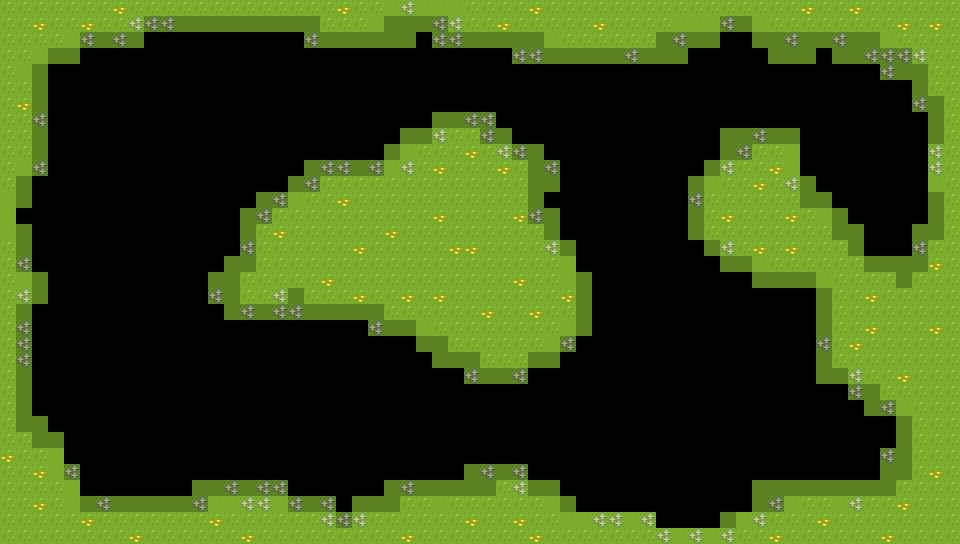

This is a level from a 2D game, rendered from its Tiled map with the project's own tilesets. A one-line summary and the map file follow, with tile-layer data summarised:
An orthogonal 60x34 tile map with 16x16 px tiles, 3 tile layers (Tree-base, Tree-decor, Tree-edge), 4 tilesets.

<map version="1.10" tiledversion="1.10.2" orientation="orthogonal" renderorder="right-down" width="60" height="34" tilewidth="16" tileheight="16" infinite="0" nextlayerid="5" nextobjectid="1">
 <editorsettings>
  <export target="../tree-borders3.tmj" format="json" />
 </editorsettings>
 <tileset firstgid="1" name="roguelikeSheet_transparent" tilewidth="16" tileheight="16" spacing="1" tilecount="1767" columns="57">
  <image source="../roguelikeSheet_transparent.png" width="968" height="526" />
  <tile id="573" probability="0.25" />
  <tile id="1663" probability="0.75" />
 </tileset>
 <tileset firstgid="1768" name="decor_tileset" tilewidth="16" tileheight="16" tilecount="8" columns="8">
  <image source="../decor_tileset.png" width="128" height="16" />
 </tileset>
 <tileset firstgid="1776" name="collidables_spritesheet" tilewidth="16" tileheight="16" tilecount="4" columns="4">
  <image source="../collidables_spritesheet.png" width="64" height="16" />
 </tileset>
 <tileset firstgid="1780" name="flooring_tileset" tilewidth="16" tileheight="16" tilecount="5" columns="5">
  <image source="../flooring_tileset.png" width="80" height="16" />
 </tileset>
 <layer id="1" name="Tree-base" width="60" height="34" tintcolor="#244798">
  <data>[2040 cells, 664 non-empty, 1 distinct tile ids]</data>
 </layer>
 <layer id="2" name="Tree-decor" width="60" height="34" tintcolor="#2477f5">
  <data>[2040 cells, 59 non-empty, 1 distinct tile ids]</data>
 </layer>
 <layer id="3" name="Tree-edge" width="60" height="34" opacity="0.75" tintcolor="#4292c7">
  <data>[2040 cells, 352 non-empty, 2 distinct tile ids]</data>
 </layer>
</map>
